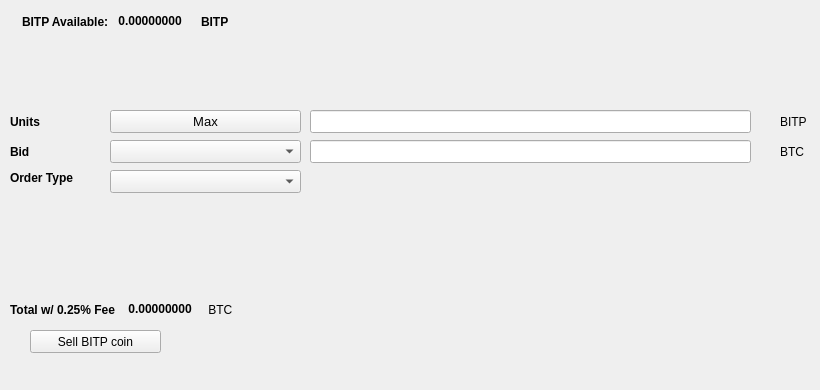
   <widget class="QWidget" name="SellTab">
    <attribute name="title">
     <string>Sell</string>
    </attribute>
    <widget class="QLabel" name="label_16">
     <property name="geometry">
      <rect>
       <x>780</x>
       <y>140</y>
       <width>31</width>
       <height>23</height>
      </rect>
     </property>
     <property name="text">
      <string>BTC</string>
     </property>
    </widget>
    <widget class="QComboBox" name="SellBidcomboBox">
     <property name="geometry">
      <rect>
       <x>110</x>
       <y>140</y>
       <width>191</width>
       <height>23</height>
      </rect>
     </property>
     <property name="font">
      <font>
       <pointsize>10</pointsize>
      </font>
     </property>
    </widget>
    <widget class="QLabel" name="label_18">
     <property name="geometry">
      <rect>
       <x>10</x>
       <y>110</y>
       <width>46</width>
       <height>23</height>
      </rect>
     </property>
     <property name="font">
      <font>
       <weight>75</weight>
       <bold>true</bold>
      </font>
     </property>
     <property name="text">
      <string>Units</string>
     </property>
    </widget>
    <widget class="QPushButton" name="Sell_Max_Amount">
     <property name="geometry">
      <rect>
       <x>110</x>
       <y>110</y>
       <width>191</width>
       <height>23</height>
      </rect>
     </property>
     <property name="font">
      <font>
       <pointsize>10</pointsize>
      </font>
     </property>
     <property name="text">
      <string>Max</string>
     </property>
    </widget>
    <widget class="QLabel" name="label_20">
     <property name="geometry">
      <rect>
       <x>10</x>
       <y>170</y>
       <width>91</width>
       <height>16</height>
      </rect>
     </property>
     <property name="font">
      <font>
       <weight>75</weight>
       <bold>true</bold>
      </font>
     </property>
     <property name="text">
      <string>Order Type</string>
     </property>
    </widget>
    <widget class="QComboBox" name="SellOrdertypeCombo">
     <property name="geometry">
      <rect>
       <x>110</x>
       <y>170</y>
       <width>191</width>
       <height>23</height>
      </rect>
     </property>
     <property name="font">
      <font>
       <pointsize>10</pointsize>
      </font>
     </property>
    </widget>
    <widget class="QLabel" name="label_21">
     <property name="geometry">
      <rect>
       <x>10</x>
       <y>140</y>
       <width>46</width>
       <height>23</height>
      </rect>
     </property>
     <property name="font">
      <font>
       <weight>75</weight>
       <bold>true</bold>
      </font>
     </property>
     <property name="text">
      <string>Bid</string>
     </property>
    </widget>
    <widget class="QLabel" name="label_22">
     <property name="geometry">
      <rect>
       <x>780</x>
       <y>110</y>
       <width>31</width>
       <height>23</height>
      </rect>
     </property>
     <property name="text">
      <string>BITP</string>
     </property>
    </widget>
    <widget class="QLineEdit" name="UnitsInputbitpcoin">
     <property name="geometry">
      <rect>
       <x>310</x>
       <y>110</y>
       <width>441</width>
       <height>23</height>
      </rect>
     </property>
     <property name="font">
      <font>
       <pointsize>9</pointsize>
       <weight>75</weight>
       <bold>true</bold>
      </font>
     </property>
    </widget>
    <widget class="QLineEdit" name="SellBidPriceEdit">
     <property name="geometry">
      <rect>
       <x>310</x>
       <y>140</y>
       <width>441</width>
       <height>23</height>
      </rect>
     </property>
     <property name="font">
      <font>
       <pointsize>9</pointsize>
       <weight>75</weight>
       <bold>true</bold>
      </font>
     </property>
    </widget>
    <widget class="QPushButton" name="SellbitpcoinBTN">
     <property name="geometry">
      <rect>
       <x>30</x>
       <y>330</y>
       <width>131</width>
       <height>23</height>
      </rect>
     </property>
     <property name="text">
      <string>Sell BITP coin</string>
     </property>
     <property name="icon">
      <iconset resource="../bitpcoin">
       <normaloff>:/icons/bitcoin</normaloff>:/icons/bitcoin</iconset>
     </property>
    </widget>
    <widget class="QWidget" name="layoutWidget3">
     <property name="geometry">
      <rect>
       <x>22</x>
       <y>12</y>
       <width>258</width>
       <height>19</height>
      </rect>
     </property>
     <layout class="QHBoxLayout" name="horizontalLayout">
      <item>
       <widget class="QLabel" name="label232_2">
        <property name="font">
         <font>
          <weight>75</weight>
          <bold>true</bold>
         </font>
        </property>
        <property name="text">
         <string>BITP Available:</string>
        </property>
       </widget>
      </item>
      <item>
       <widget class="QLabel" name="bitpcoinAvailableLabel">
        <property name="palette">
         <palette>
          <active>
           <colorrole role="WindowText">
            <brush brushstyle="SolidPattern">
             <color alpha="255">
              <red>0</red>
              <green>0</green>
              <blue>0</blue>
             </color>
            </brush>
           </colorrole>
           <colorrole role="Button">
            <brush brushstyle="SolidPattern">
             <color alpha="255">
              <red>0</red>
              <green>170</green>
              <blue>0</blue>
             </color>
            </brush>
           </colorrole>
           <colorrole role="Light">
            <brush brushstyle="SolidPattern">
             <color alpha="255">
              <red>0</red>
              <green>255</green>
              <blue>0</blue>
             </color>
            </brush>
           </colorrole>
           <colorrole role="Midlight">
            <brush brushstyle="SolidPattern">
             <color alpha="255">
              <red>0</red>
              <green>212</green>
              <blue>0</blue>
             </color>
            </brush>
           </colorrole>
           <colorrole role="Dark">
            <brush brushstyle="SolidPattern">
             <color alpha="255">
              <red>0</red>
              <green>85</green>
              <blue>0</blue>
             </color>
            </brush>
           </colorrole>
           <colorrole role="Mid">
            <brush brushstyle="SolidPattern">
             <color alpha="255">
              <red>0</red>
              <green>113</green>
              <blue>0</blue>
             </color>
            </brush>
           </colorrole>
           <colorrole role="Text">
            <brush brushstyle="SolidPattern">
             <color alpha="255">
              <red>0</red>
              <green>170</green>
              <blue>0</blue>
             </color>
            </brush>
           </colorrole>
           <colorrole role="BrightText">
            <brush brushstyle="SolidPattern">
             <color alpha="255">
              <red>255</red>
              <green>255</green>
              <blue>255</blue>
             </color>
            </brush>
           </colorrole>
           <colorrole role="ButtonText">
            <brush brushstyle="SolidPattern">
             <color alpha="255">
              <red>0</red>
              <green>0</green>
              <blue>0</blue>
             </color>
            </brush>
           </colorrole>
           <colorrole role="Base">
            <brush brushstyle="SolidPattern">
             <color alpha="255">
              <red>255</red>
              <green>255</green>
              <blue>255</blue>
             </color>
            </brush>
           </colorrole>
           <colorrole role="Window">
            <brush brushstyle="SolidPattern">
             <color alpha="255">
              <red>0</red>
              <green>170</green>
              <blue>0</blue>
             </color>
            </brush>
           </colorrole>
           <colorrole role="Shadow">
            <brush brushstyle="SolidPattern">
             <color alpha="255">
              <red>0</red>
              <green>0</green>
              <blue>0</blue>
             </color>
            </brush>
           </colorrole>
           <colorrole role="AlternateBase">
            <brush brushstyle="SolidPattern">
             <color alpha="255">
              <red>127</red>
              <green>212</green>
              <blue>127</blue>
             </color>
            </brush>
           </colorrole>
           <colorrole role="ToolTipBase">
            <brush brushstyle="SolidPattern">
             <color alpha="255">
              <red>255</red>
              <green>255</green>
              <blue>220</blue>
             </color>
            </brush>
           </colorrole>
           <colorrole role="ToolTipText">
            <brush brushstyle="SolidPattern">
             <color alpha="255">
              <red>0</red>
              <green>0</green>
              <blue>0</blue>
             </color>
            </brush>
           </colorrole>
          </active>
          <inactive>
           <colorrole role="WindowText">
            <brush brushstyle="SolidPattern">
             <color alpha="255">
              <red>0</red>
              <green>0</green>
              <blue>0</blue>
             </color>
            </brush>
           </colorrole>
           <colorrole role="Button">
            <brush brushstyle="SolidPattern">
             <color alpha="255">
              <red>0</red>
              <green>170</green>
              <blue>0</blue>
             </color>
            </brush>
           </colorrole>
           <colorrole role="Light">
            <brush brushstyle="SolidPattern">
             <color alpha="255">
              <red>0</red>
              <green>255</green>
              <blue>0</blue>
             </color>
            </brush>
           </colorrole>
           <colorrole role="Midlight">
            <brush brushstyle="SolidPattern">
             <color alpha="255">
              <red>0</red>
              <green>212</green>
              <blue>0</blue>
             </color>
            </brush>
           </colorrole>
           <colorrole role="Dark">
            <brush brushstyle="SolidPattern">
             <color alpha="255">
              <red>0</red>
              <green>85</green>
              <blue>0</blue>
             </color>
            </brush>
           </colorrole>
           <colorrole role="Mid">
            <brush brushstyle="SolidPattern">
             <color alpha="255">
              <red>0</red>
              <green>113</green>
              <blue>0</blue>
             </color>
            </brush>
           </colorrole>
           <colorrole role="Text">
            <brush brushstyle="SolidPattern">
             <color alpha="255">
              <red>0</red>
              <green>170</green>
              <blue>0</blue>
             </color>
            </brush>
           </colorrole>
           <colorrole role="BrightText">
            <brush brushstyle="SolidPattern">
             <color alpha="255">
              <red>255</red>
              <green>255</green>
              <blue>255</blue>
             </color>
            </brush>
           </colorrole>
           <colorrole role="ButtonText">
            <brush brushstyle="SolidPattern">
             <color alpha="255">
              <red>0</red>
              <green>0</green>
              <blue>0</blue>
             </color>
            </brush>
           </colorrole>
           <colorrole role="Base">
            <brush brushstyle="SolidPattern">
             <color alpha="255">
              <red>255</red>
              <green>255</green>
              <blue>255</blue>
             </color>
            </brush>
           </colorrole>
           <colorrole role="Window">
            <brush brushstyle="SolidPattern">
             <color alpha="255">
              <red>0</red>
              <green>170</green>
              <blue>0</blue>
             </color>
            </brush>
           </colorrole>
           <colorrole role="Shadow">
            <brush brushstyle="SolidPattern">
             <color alpha="255">
              <red>0</red>
              <green>0</green>
              <blue>0</blue>
             </color>
            </brush>
           </colorrole>
           <colorrole role="AlternateBase">
            <brush brushstyle="SolidPattern">
             <color alpha="255">
              <red>127</red>
              <green>212</green>
              <blue>127</blue>
             </color>
            </brush>
           </colorrole>
           <colorrole role="ToolTipBase">
            <brush brushstyle="SolidPattern">
             <color alpha="255">
              <red>255</red>
              <green>255</green>
              <blue>220</blue>
             </color>
            </brush>
           </colorrole>
           <colorrole role="ToolTipText">
            <brush brushstyle="SolidPattern">
             <color alpha="255">
              <red>0</red>
              <green>0</green>
              <blue>0</blue>
             </color>
            </brush>
           </colorrole>
          </inactive>
          <disabled>
           <colorrole role="WindowText">
            <brush brushstyle="SolidPattern">
             <color alpha="255">
              <red>0</red>
              <green>85</green>
              <blue>0</blue>
             </color>
            </brush>
           </colorrole>
           <colorrole role="Button">
            <brush brushstyle="SolidPattern">
             <color alpha="255">
              <red>0</red>
              <green>170</green>
              <blue>0</blue>
             </color>
            </brush>
           </colorrole>
           <colorrole role="Light">
            <brush brushstyle="SolidPattern">
             <color alpha="255">
              <red>0</red>
              <green>255</green>
              <blue>0</blue>
             </color>
            </brush>
           </colorrole>
           <colorrole role="Midlight">
            <brush brushstyle="SolidPattern">
             <color alpha="255">
              <red>0</red>
              <green>212</green>
              <blue>0</blue>
             </color>
            </brush>
           </colorrole>
           <colorrole role="Dark">
            <brush brushstyle="SolidPattern">
             <color alpha="255">
              <red>0</red>
              <green>85</green>
              <blue>0</blue>
             </color>
            </brush>
           </colorrole>
           <colorrole role="Mid">
            <brush brushstyle="SolidPattern">
             <color alpha="255">
              <red>0</red>
              <green>113</green>
              <blue>0</blue>
             </color>
            </brush>
           </colorrole>
           <colorrole role="Text">
            <brush brushstyle="SolidPattern">
             <color alpha="255">
              <red>0</red>
              <green>85</green>
              <blue>0</blue>
             </color>
            </brush>
           </colorrole>
           <colorrole role="BrightText">
            <brush brushstyle="SolidPattern">
             <color alpha="255">
              <red>255</red>
              <green>255</green>
              <blue>255</blue>
             </color>
            </brush>
           </colorrole>
           <colorrole role="ButtonText">
            <brush brushstyle="SolidPattern">
             <color alpha="255">
              <red>0</red>
              <green>85</green>
              <blue>0</blue>
             </color>
            </brush>
           </colorrole>
           <colorrole role="Base">
            <brush brushstyle="SolidPattern">
             <color alpha="255">
              <red>0</red>
              <green>170</green>
              <blue>0</blue>
             </color>
            </brush>
           </colorrole>
           <colorrole role="Window">
            <brush brushstyle="SolidPattern">
             <color alpha="255">
              <red>0</red>
              <green>170</green>
              <blue>0</blue>
             </color>
            </brush>
           </colorrole>
           <colorrole role="Shadow">
            <brush brushstyle="SolidPattern">
             <color alpha="255">
              <red>0</red>
              <green>0</green>
              <blue>0</blue>
             </color>
            </brush>
           </colorrole>
           <colorrole role="AlternateBase">
            <brush brushstyle="SolidPattern">
             <color alpha="255">
              <red>0</red>
              <green>170</green>
              <blue>0</blue>
             </color>
            </brush>
           </colorrole>
           <colorrole role="ToolTipBase">
            <brush brushstyle="SolidPattern">
             <color alpha="255">
              <red>255</red>
              <green>255</green>
              <blue>220</blue>
             </color>
            </brush>
           </colorrole>
           <colorrole role="ToolTipText">
            <brush brushstyle="SolidPattern">
             <color alpha="255">
              <red>0</red>
              <green>0</green>
              <blue>0</blue>
             </color>
            </brush>
           </colorrole>
          </disabled>
         </palette>
        </property>
        <property name="font">
         <font>
          <weight>75</weight>
          <bold>true</bold>
         </font>
        </property>
        <property name="text">
         <string> 0.00000000 </string>
        </property>
        <property name="textInteractionFlags">
         <set>Qt::LinksAccessibleByMouse|Qt::TextSelectableByKeyboard|Qt::TextSelectableByMouse</set>
        </property>
       </widget>
      </item>
      <item>
       <widget class="QLabel" name="labelbitpcoin">
        <property name="font">
         <font>
          <weight>75</weight>
          <bold>true</bold>
         </font>
        </property>
        <property name="text">
         <string>BITP</string>
        </property>
       </widget>
      </item>
     </layout>
    </widget>
    <widget class="QWidget" name="layoutWidget">
     <property name="geometry">
      <rect>
       <x>10</x>
       <y>300</y>
       <width>268</width>
       <height>19</height>
      </rect>
     </property>
     <layout class="QHBoxLayout" name="horizontalLayout_2">
      <item>
       <widget class="QLabel" name="label_19">
        <property name="font">
         <font>
          <weight>75</weight>
          <bold>true</bold>
         </font>
        </property>
        <property name="text">
         <string>Total w/ 0.25% Fee </string>
        </property>
       </widget>
      </item>
      <item>
       <widget class="QLabel" name="SellCostLabel">
        <property name="palette">
         <palette>
          <active>
           <colorrole role="WindowText">
            <brush brushstyle="SolidPattern">
             <color alpha="255">
              <red>0</red>
              <green>0</green>
              <blue>0</blue>
             </color>
            </brush>
           </colorrole>
           <colorrole role="Button">
            <brush brushstyle="SolidPattern">
             <color alpha="255">
              <red>0</red>
              <green>170</green>
              <blue>0</blue>
             </color>
            </brush>
           </colorrole>
           <colorrole role="Light">
            <brush brushstyle="SolidPattern">
             <color alpha="255">
              <red>0</red>
              <green>255</green>
              <blue>0</blue>
             </color>
            </brush>
           </colorrole>
           <colorrole role="Midlight">
            <brush brushstyle="SolidPattern">
             <color alpha="255">
              <red>0</red>
              <green>212</green>
              <blue>0</blue>
             </color>
            </brush>
           </colorrole>
           <colorrole role="Dark">
            <brush brushstyle="SolidPattern">
             <color alpha="255">
              <red>0</red>
              <green>85</green>
              <blue>0</blue>
             </color>
            </brush>
           </colorrole>
           <colorrole role="Mid">
            <brush brushstyle="SolidPattern">
             <color alpha="255">
              <red>0</red>
              <green>113</green>
              <blue>0</blue>
             </color>
            </brush>
           </colorrole>
           <colorrole role="Text">
            <brush brushstyle="SolidPattern">
             <color alpha="255">
              <red>0</red>
              <green>170</green>
              <blue>0</blue>
             </color>
            </brush>
           </colorrole>
           <colorrole role="BrightText">
            <brush brushstyle="SolidPattern">
             <color alpha="255">
              <red>255</red>
              <green>255</green>
              <blue>255</blue>
             </color>
            </brush>
           </colorrole>
           <colorrole role="ButtonText">
            <brush brushstyle="SolidPattern">
             <color alpha="255">
              <red>0</red>
              <green>0</green>
              <blue>0</blue>
             </color>
            </brush>
           </colorrole>
           <colorrole role="Base">
            <brush brushstyle="SolidPattern">
             <color alpha="255">
              <red>255</red>
              <green>255</green>
              <blue>255</blue>
             </color>
            </brush>
           </colorrole>
           <colorrole role="Window">
            <brush brushstyle="SolidPattern">
             <color alpha="255">
              <red>0</red>
              <green>170</green>
              <blue>0</blue>
             </color>
            </brush>
           </colorrole>
           <colorrole role="Shadow">
            <brush brushstyle="SolidPattern">
             <color alpha="255">
              <red>0</red>
              <green>0</green>
              <blue>0</blue>
             </color>
            </brush>
           </colorrole>
           <colorrole role="AlternateBase">
            <brush brushstyle="SolidPattern">
             <color alpha="255">
              <red>127</red>
              <green>212</green>
              <blue>127</blue>
             </color>
            </brush>
           </colorrole>
           <colorrole role="ToolTipBase">
            <brush brushstyle="SolidPattern">
             <color alpha="255">
              <red>255</red>
              <green>255</green>
              <blue>220</blue>
             </color>
            </brush>
           </colorrole>
           <colorrole role="ToolTipText">
            <brush brushstyle="SolidPattern">
             <color alpha="255">
              <red>0</red>
              <green>0</green>
              <blue>0</blue>
             </color>
            </brush>
           </colorrole>
          </active>
          <inactive>
           <colorrole role="WindowText">
            <brush brushstyle="SolidPattern">
             <color alpha="255">
              <red>0</red>
              <green>0</green>
              <blue>0</blue>
             </color>
            </brush>
           </colorrole>
           <colorrole role="Button">
            <brush brushstyle="SolidPattern">
             <color alpha="255">
              <red>0</red>
              <green>170</green>
              <blue>0</blue>
             </color>
            </brush>
           </colorrole>
           <colorrole role="Light">
            <brush brushstyle="SolidPattern">
             <color alpha="255">
              <red>0</red>
              <green>255</green>
              <blue>0</blue>
             </color>
            </brush>
           </colorrole>
           <colorrole role="Midlight">
            <brush brushstyle="SolidPattern">
             <color alpha="255">
              <red>0</red>
              <green>212</green>
              <blue>0</blue>
             </color>
            </brush>
           </colorrole>
           <colorrole role="Dark">
            <brush brushstyle="SolidPattern">
             <color alpha="255">
              <red>0</red>
              <green>85</green>
              <blue>0</blue>
             </color>
            </brush>
           </colorrole>
           <colorrole role="Mid">
            <brush brushstyle="SolidPattern">
             <color alpha="255">
              <red>0</red>
              <green>113</green>
              <blue>0</blue>
             </color>
            </brush>
           </colorrole>
           <colorrole role="Text">
            <brush brushstyle="SolidPattern">
             <color alpha="255">
              <red>0</red>
              <green>170</green>
              <blue>0</blue>
             </color>
            </brush>
           </colorrole>
           <colorrole role="BrightText">
            <brush brushstyle="SolidPattern">
             <color alpha="255">
              <red>255</red>
              <green>255</green>
              <blue>255</blue>
             </color>
            </brush>
           </colorrole>
           <colorrole role="ButtonText">
            <brush brushstyle="SolidPattern">
             <color alpha="255">
              <red>0</red>
              <green>0</green>
              <blue>0</blue>
             </color>
            </brush>
           </colorrole>
           <colorrole role="Base">
            <brush brushstyle="SolidPattern">
             <color alpha="255">
              <red>255</red>
              <green>255</green>
              <blue>255</blue>
             </color>
            </brush>
           </colorrole>
           <colorrole role="Window">
            <brush brushstyle="SolidPattern">
             <color alpha="255">
              <red>0</red>
              <green>170</green>
              <blue>0</blue>
             </color>
            </brush>
           </colorrole>
           <colorrole role="Shadow">
            <brush brushstyle="SolidPattern">
             <color alpha="255">
              <red>0</red>
              <green>0</green>
              <blue>0</blue>
             </color>
            </brush>
           </colorrole>
           <colorrole role="AlternateBase">
            <brush brushstyle="SolidPattern">
             <color alpha="255">
              <red>127</red>
              <green>212</green>
              <blue>127</blue>
             </color>
            </brush>
           </colorrole>
           <colorrole role="ToolTipBase">
            <brush brushstyle="SolidPattern">
             <color alpha="255">
              <red>255</red>
              <green>255</green>
              <blue>220</blue>
             </color>
            </brush>
           </colorrole>
           <colorrole role="ToolTipText">
            <brush brushstyle="SolidPattern">
             <color alpha="255">
              <red>0</red>
              <green>0</green>
              <blue>0</blue>
             </color>
            </brush>
           </colorrole>
          </inactive>
          <disabled>
           <colorrole role="WindowText">
            <brush brushstyle="SolidPattern">
             <color alpha="255">
              <red>0</red>
              <green>85</green>
              <blue>0</blue>
             </color>
            </brush>
           </colorrole>
           <colorrole role="Button">
            <brush brushstyle="SolidPattern">
             <color alpha="255">
              <red>0</red>
              <green>170</green>
              <blue>0</blue>
             </color>
            </brush>
           </colorrole>
           <colorrole role="Light">
            <brush brushstyle="SolidPattern">
             <color alpha="255">
              <red>0</red>
              <green>255</green>
              <blue>0</blue>
             </color>
            </brush>
           </colorrole>
           <colorrole role="Midlight">
            <brush brushstyle="SolidPattern">
             <color alpha="255">
              <red>0</red>
              <green>212</green>
              <blue>0</blue>
             </color>
            </brush>
           </colorrole>
           <colorrole role="Dark">
            <brush brushstyle="SolidPattern">
             <color alpha="255">
              <red>0</red>
              <green>85</green>
              <blue>0</blue>
             </color>
            </brush>
           </colorrole>
           <colorrole role="Mid">
            <brush brushstyle="SolidPattern">
             <color alpha="255">
              <red>0</red>
              <green>113</green>
              <blue>0</blue>
             </color>
            </brush>
           </colorrole>
           <colorrole role="Text">
            <brush brushstyle="SolidPattern">
             <color alpha="255">
              <red>0</red>
              <green>85</green>
              <blue>0</blue>
             </color>
            </brush>
           </colorrole>
           <colorrole role="BrightText">
            <brush brushstyle="SolidPattern">
             <color alpha="255">
              <red>255</red>
              <green>255</green>
              <blue>255</blue>
             </color>
            </brush>
           </colorrole>
           <colorrole role="ButtonText">
            <brush brushstyle="SolidPattern">
             <color alpha="255">
              <red>0</red>
              <green>85</green>
              <blue>0</blue>
             </color>
            </brush>
           </colorrole>
           <colorrole role="Base">
            <brush brushstyle="SolidPattern">
             <color alpha="255">
              <red>0</red>
              <green>170</green>
              <blue>0</blue>
             </color>
            </brush>
           </colorrole>
           <colorrole role="Window">
            <brush brushstyle="SolidPattern">
             <color alpha="255">
              <red>0</red>
              <green>170</green>
              <blue>0</blue>
             </color>
            </brush>
           </colorrole>
           <colorrole role="Shadow">
            <brush brushstyle="SolidPattern">
             <color alpha="255">
              <red>0</red>
              <green>0</green>
              <blue>0</blue>
             </color>
            </brush>
           </colorrole>
           <colorrole role="AlternateBase">
            <brush brushstyle="SolidPattern">
             <color alpha="255">
              <red>0</red>
              <green>170</green>
              <blue>0</blue>
             </color>
            </brush>
           </colorrole>
           <colorrole role="ToolTipBase">
            <brush brushstyle="SolidPattern">
             <color alpha="255">
              <red>255</red>
              <green>255</green>
              <blue>220</blue>
             </color>
            </brush>
           </colorrole>
           <colorrole role="ToolTipText">
            <brush brushstyle="SolidPattern">
             <color alpha="255">
              <red>0</red>
              <green>0</green>
              <blue>0</blue>
             </color>
            </brush>
           </colorrole>
          </disabled>
         </palette>
        </property>
        <property name="font">
         <font>
          <weight>75</weight>
          <bold>true</bold>
         </font>
        </property>
        <property name="autoFillBackground">
         <bool>false</bool>
        </property>
        <property name="text">
         <string> 0.00000000</string>
        </property>
        <property name="textInteractionFlags">
         <set>Qt::LinksAccessibleByMouse|Qt::TextSelectableByMouse</set>
        </property>
       </widget>
      </item>
      <item>
       <widget class="QLabel" name="label_17">
        <property name="font">
         <font>
          <weight>50</weight>
          <bold>false</bold>
         </font>
        </property>
        <property name="text">
         <string> BTC</string>
        </property>
       </widget>
      </item>
     </layout>
    </widget>
    <widget class="QLabel" name="label_23">
     <property name="geometry">
      <rect>
       <x>460</x>
       <y>300</y>
       <width>281</width>
       <height>81</height>
      </rect>
     </property>
     <property name="text">
      <string/>
     </property>
     <property name="pixmap">
      <pixmap>:/images/bittrex</pixmap>
     </property>
    </widget>
   </widget>
